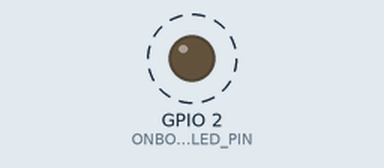
This sketch was run on a simulated ESP32. Parts: output pins drawn as LEDs (lit = HIGH). Dashed ring = blinking. What the sketch prints to the serial monitor is not drawn.

Above: at 1.6 s.
Timing chart, 0 to 4.0 s (numbered marks = the images above):
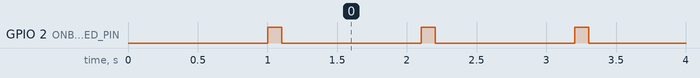

The sketch:

can_send.ino
```cpp
// (licence header left out)
#include <CAN.h>

#define STARTUP_PAUSE 1000
#define CAN_PAUSE 1000
#define ONBOARD_LED_BLINK_PAUSE_MS 100
#define ONBOARD_LED_PIN  2
#define CAN_TX_PIN 33
#define CAN_RX_PIN 32

void setup() {

  // Initialize the serial console and wait a second to start
  Serial.begin(115200);
  delay(STARTUP_PAUSE);

  // Tell the serial console who we are
  Serial.println("****************");
  Serial.println("*  CAN Sender  *");
  Serial.println("****************");

  // Initialize the onboard LED
  pinMode(ONBOARD_LED_PIN,OUTPUT);

  // Specify which hardware pins to use for RX and TX
  // (Default is 4 and 5)
  CAN.setPins(CAN_RX_PIN, CAN_TX_PIN);

  // Start the CAN bus at 500 kbps
  if (!CAN.begin(500E3)) {
    Serial.println("Starting CAN failed!");
    while (1);
  } else {
    Serial.println("CAN Successfully Started.");
  }

}

void loop() {

  // Send packet: id is 11 bits, packet can contain up to 8 bytes of data
  Serial.print("Sending CAN packet ... ");
  blink();  // Blink the onboard LED

  CAN.beginPacket(0x12);
  CAN.write('h');
  CAN.write('e');
  CAN.write('l');
  CAN.write('l');
  CAN.write('o');
  CAN.endPacket();

  Serial.println("Done.");

  delay(CAN_PAUSE);

  // Send extended packet: id is 29 bits, packet can contain up to 8 bytes of data
  Serial.print("Sending extended CAN packet ... ");
  blink();  // Blink the onboard LED

  CAN.beginExtendedPacket(0xabcdef);
  CAN.write('w');
  CAN.write('o');
  CAN.write('r');
  CAN.write('l');
  CAN.write('d');
  CAN.endPacket();

  Serial.println("Done.");

  delay(CAN_PAUSE);
}

void blink() {
  // Blink the onboard LED to indicate we're sending CAN messages
  digitalWrite(ONBOARD_LED_PIN,HIGH);
  delay(ONBOARD_LED_BLINK_PAUSE_MS);
  digitalWrite(ONBOARD_LED_PIN,LOW);
}
```

Measured:
- by itself, GPIO 2 (ONBOARD_LED_PIN): alternates HIGH for 0.10 s and LOW for 1.0 s
